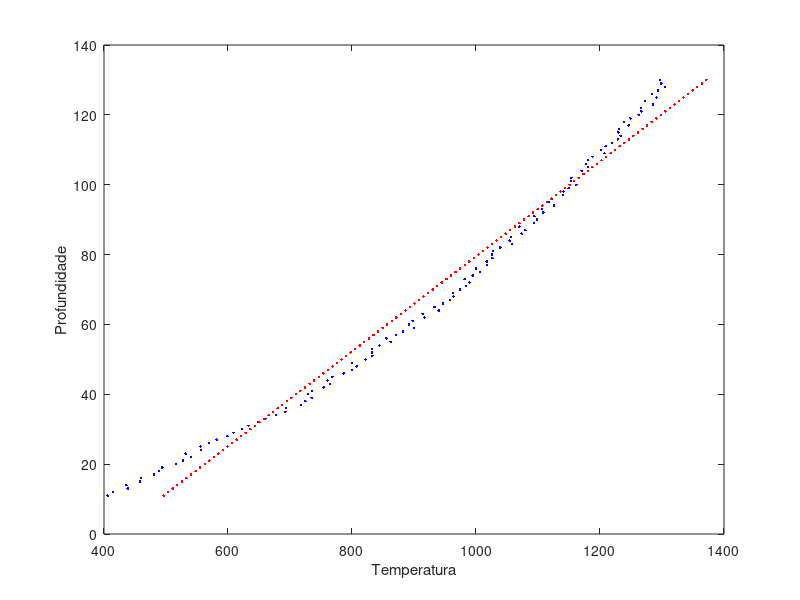
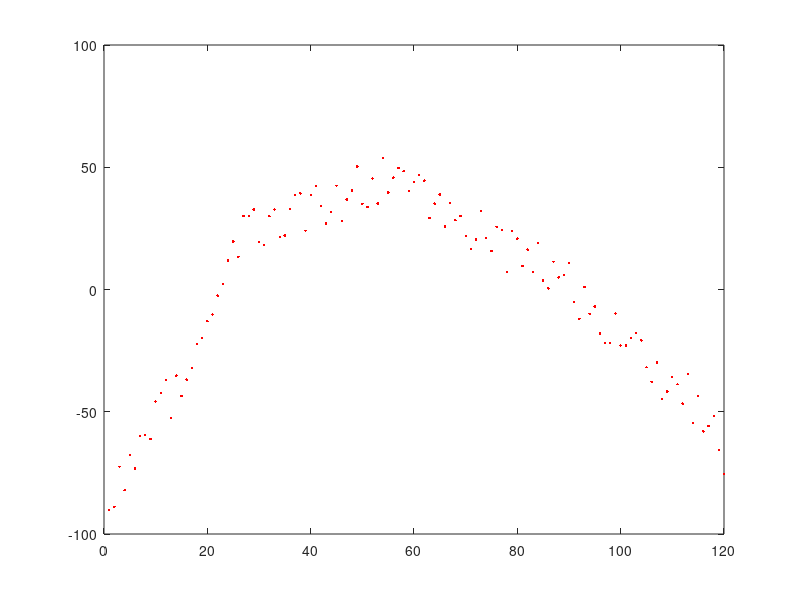

Reproduce these figures in MATLAB, in order.
% Problemas Diretos e Inversos em Geofísica - Conceitos Básicos e Aplicações
% Prof. Giuliano Marotta - SIS/IG/UnB - marotta@unb.br
% Parte I: Exercicio 01
% ---------------------------------------------------------------------
clear
clc
% Modelo: T = a*1+b*z
% Abrir arquivo de dados
Dados = load('DadosEx01.txt');
% Vetor dos dados de profundidade
z = Dados(:,1);
% Vetor dos dados observados de Temperarura
d = Dados(:,2);
% Vetor das incertezas dos dados observados
Var_d = Dados(:,3).^2;
% Numero de parametros
M = 2; %'a' e 'b'
% Numero de Observacoes
N = length(d(:,1));
% Matriz dos coeficientes
G = [ones(N,1) z];
% Matris Peso
W = (Var_d.*eye(N,N))^-1;
% Vetor dos parametros
m = (G'*W*G)^-1*(G'*W*d)
% Vetor dos erros
e = d-G*m
% Variancia a posteriori
Var_pos = (e'*W*e)/(N-M)
% Matrix covariancia dos parametros
Cov_m = Var_pos*(G'*W*G)^-1
% Vetor dos desvios Padrao dos Parametros
Dp_m = diag(Cov_m).^0.5

% Plotar dados observados
figure
plot(d,z,'.b')
xlabel('Temperatura')
ylabel('Profundidade')
% Plotar dados calculados
hold on
plot(G*m,z,'.r')

% plotar erro
figure
plot(e,'.r')

